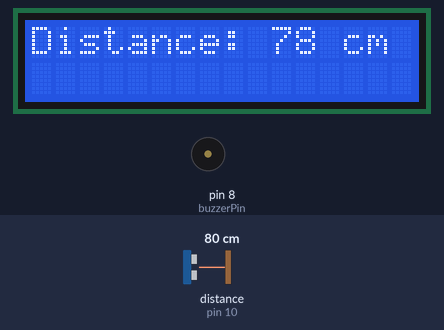
This sketch was run on a simulated Arduino Uno, built with avr-gcc and run on an emulated ATmega328P. Shown: 16×2 character LCD, buzzer (waves = sounding, pin HIGH). Wiring (inferred from the names in the program): ultrasonic range finder: trigger pin 9; echo pin 10. The inputs (shaded band) are chosen by the test bench; at power-on: distance to the obstacle (sensor on pin 10) 80 cm. The echo pulse lasts 58.3 µs per cm; pins used as bus, display or sensor lines are not drawn.

Above: at 1.2 s.
1.3 s: distance to the obstacle (sensor on pin 10) set to 46 cm
At 2.2 s:
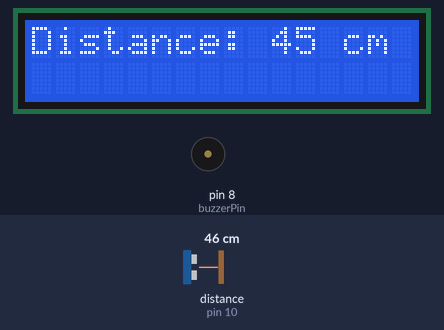
2.9 s: distance to the obstacle (sensor on pin 10) set to 39 cm
At 3.4 s:
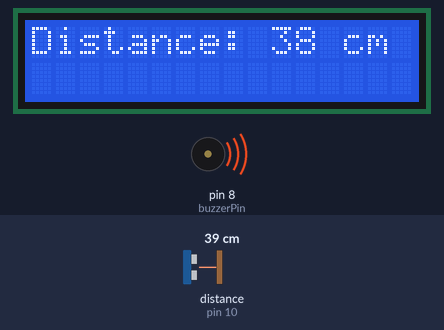
5.9 s: distance to the obstacle (sensor on pin 10) set to 2 cm
At 6.7 s:
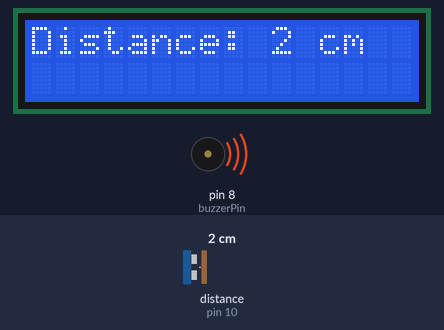
7.5 s: distance to the obstacle (sensor on pin 10) set to 60 cm
At 8.9 s:
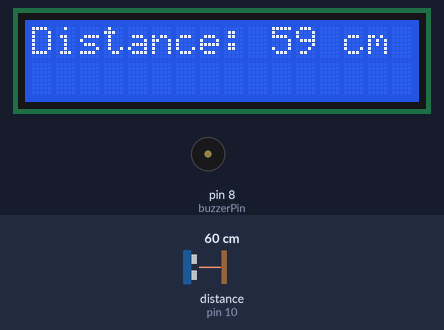
10.5 s: distance to the obstacle (sensor on pin 10) set to 18 cm
At 10.71 s:
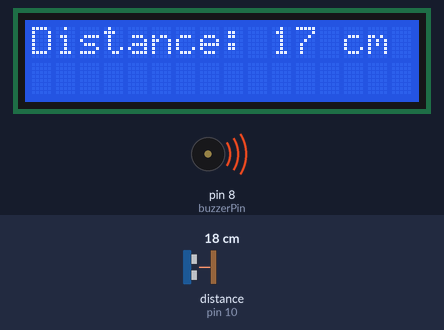
13.5 s: distance to the obstacle (sensor on pin 10) set to 250 cm
At 14.2 s:
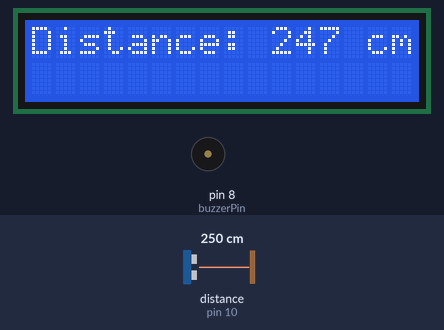
Timing chart, 0 to 16.5 s (numbered marks = the images above; inputs shaded):
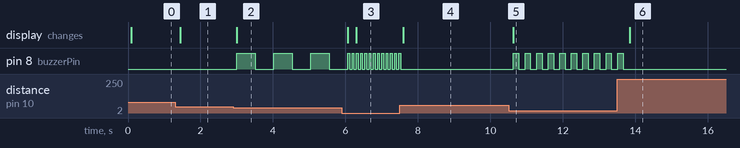

Measured:
- the behaviour switches between 42 and 41 cm on distance to the obstacle (sensor on pin 10) (found by bisection; images 1 and 2)
- after the input at 1.3 s, the display: changes after 0.14 s (image 1)
- after the input at 2.9 s, pin 8 (buzzerPin): alternates HIGH for 0.50 s and LOW for 0.52 s, starting after 0.11 s; the display: changes after 0.11 s (image 2)
- after the input at 5.9 s, the display: first changes after 0.17 s (image 3 shows a later state)
- after the input at 7.5 s, pin 8 (buzzerPin): goes on until 7.5 s, then stays LOW; the display: changes after 0.09 s (image 4)
- after the input at 10.5 s, pin 8 (buzzerPin): alternates HIGH for 0.15 s and LOW for 0.17 s, starting after 0.14 s; the display: changes after 0.14 s (image 5)
- after the input at 13.5 s, pin 8 (buzzerPin): goes on until 13.7 s, then stays LOW; the display: changes after 0.34 s (image 6)

The sketch:

ultrasonicwithbuzzerday3.ino
```cpp
#include <Wire.h>
#include <LiquidCrystal_I2C.h>

// Initialize the LCD with address 0x27, 16 chars, and 2 lines
LiquidCrystal_I2C lcd(0x27, 16, 2);

const int trigPin = 9;
const int echoPin = 10;
const int buzzerPin = 8;

void setup() {
  pinMode(trigPin, OUTPUT);
  pinMode(echoPin, INPUT);
  pinMode(buzzerPin, OUTPUT);

  lcd.init(); // Initialize LCD
  lcd.backlight(); // Turn on backlight
}

void loop() {
  long duration;
  int distance;

  // Send 10us pulse to trigger pin
  digitalWrite(trigPin, LOW);
  delayMicroseconds(2);
  digitalWrite(trigPin, HIGH);
  delayMicroseconds(10);
  digitalWrite(trigPin, LOW);

  // Read the echo pin and calculate distance in cm
  duration = pulseIn(echoPin, HIGH);
  distance = duration * 0.034 / 2;

  // Display distance on LCD
  lcd.clear();
  lcd.setCursor(0, 0);
  lcd.print("Distance: ");
  lcd.print(distance);
  lcd.print(" cm");

  // Buzzer Beep Logic
  if (distance <= 10 && distance > 0) {
    // Under 10 cm: Beep fast
    digitalWrite(buzzerPin, HIGH);
    delay(50);
    digitalWrite(buzzerPin, LOW);
    delay(50);
  }
  else if (distance > 10 && distance <= 20) {
    // 10-20 cm: Beep medium-fast
    digitalWrite(buzzerPin, HIGH);
    delay(150);
    digitalWrite(buzzerPin, LOW);
    delay(150);
  }
  else if (distance > 20 && distance <= 30) {
    // 20-30 cm: Beep slow
    digitalWrite(buzzerPin, HIGH);
    delay(300);
    digitalWrite(buzzerPin, LOW);
    delay(300);
  }
  else if (distance > 30 && distance <= 40) {
    // 30-40 cm: Beep very slow
    digitalWrite(buzzerPin, HIGH);
    delay(500);
    digitalWrite(buzzerPin, LOW);
    delay(500);
  }
  else {
    // Over 40 cm: Buzzer is silent
    digitalWrite(buzzerPin, LOW);
    delay(100); // Wait briefly before the next check
  }
}
```
